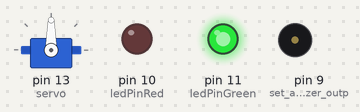
Recording of a sketch running on a simulated Arduino Uno, built with avr-gcc and run on an emulated ATmega328P. Shown: servo, output pins drawn as LEDs (lit = HIGH), buzzer (waves = sounding, pin HIGH).

Above: at 0.05 s.
At 1.95 s:
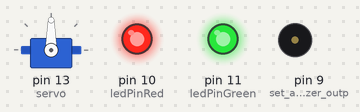
At 7.45 s:
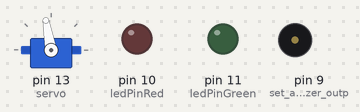
Timing chart, 0 to 9.8 s (numbered marks = the images above):
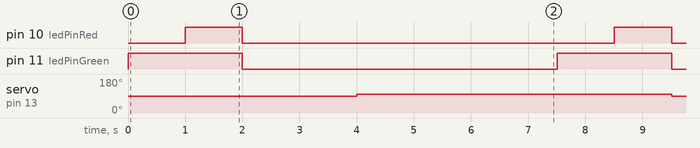

The sketch:

ProjectTest2.ino
```cpp
#include <Keypad.h>
#include <Password.h>
#include <Servo.h>
#include <Wire.h>

int i = 0;
int ledPinGreen = 11;
int ledPinRed = 10;

Servo servo;  // create servo object

const byte ROWS = 4; // Four rows
const byte COLS = 3; //  columns
// Define the Keymap
char keys[ROWS][COLS] = {
  {'1','2','3'},
  {'4','5','6'},
  {'7','8','9'},
  {'*','0','#'}
};

Password pin = Password( "1234" ); //Create the acceptable pin for the keypad
Password pin2 = Password( "4567" ); //Create the pin to lock the system

byte rowPins[ROWS] = { 2, 3, 4, 5 };// Connect keypad ROW0, ROW1, ROW2 and ROW3 to these Arduino pins
byte colPins[COLS] = { 6, 7, 8 }; // Connect keypad COL0, COL1 and COL2 to these Arduino pins

Keypad keypad = Keypad( makeKeymap(keys), rowPins, colPins, ROWS, COLS ); // Create the Keypad

void setup(){
  Serial.begin(9600); //Set baud rate to 9600 on the Arduino
  keypad.addEventListener(keypadEvent); //add an event listener for this keypad
  servo.attach(13); // attach the servo on any free digital pin
  pinMode(9, OUTPUT); // set a pin for buzzer output
//  pinMode(analogPin, INPUT);
  pinMode(ledPinGreen, OUTPUT);
  pinMode(ledPinRed, OUTPUT);
}

void loop(){
 // keypad.getKey();
  digitalWrite(ledPinGreen, HIGH);  delay(1000);
  digitalWrite(ledPinRed, HIGH);  delay(1000);

  digitalWrite(ledPinGreen, LOW);
  digitalWrite(ledPinRed, LOW);
  // here we might need an if OR statement for if they open the gate or have an invaild password
  up();
  delay(2000);
  down();
  delay(2000);
          buzz(4, 2500, 500); // buzz the buzzer on pin 4 at 2500Hz for 500 milliseconds
          delay(1000); // wait a bit between buzzes
  }


//take care of some special events
void keypadEvent(KeypadEvent eKey){
  switch (keypad.getState()){
    case PRESSED:
Serial.print("Pressed: ");
Serial.println(eKey);
switch (eKey){
 case '*': checkPassword(); break;
 case '#': pin.reset(); break;
 default: pin.append(eKey);
     }
  }
}

void checkPassword()
{
  if(i < 4)
  {
    if(pin.evaluate())
    {
      Serial.println("Success");
      up();
       }else{
         i++;
         Serial.println("Incorrect Pin, Press The # and Try Again");
         Serial.println(i);
         }
    if(pin.evaluate() != true && i == 3){
      Serial.println("You Have Entered The Wrong Pin To Many Times! The Cops Are Being Notified");
      buzz(4, 2500, 500); // buzz the buzzer on pin 4 at 2500Hz for 500 milliseconds
      delay(1000); // wait a bit between buzzes
    }
  }
}

void buzz(int targetPin, long frequency, long length) {
  long delayValue = 1000000/frequency/2; // calculate the delay value between transitions
  //// 1 second's worth of microseconds, divided by the frequency, then split in half since
  //// there are two phases to each cycle
  long numCycles = frequency * length/ 1000; // calculate the number of cycles for proper timing
  //// multiply frequency, which is really cycles per second, by the number of seconds to
  //// get the total number of cycles to produce
  for (long i=0; i < numCycles; i++){ // for the calculated length of time...
    digitalWrite(targetPin,HIGH); // write the buzzer pin high to push out the diaphram
    delayMicroseconds(delayValue); // wait for the calculated delay value
    digitalWrite(targetPin,LOW); // write the buzzer pin low to pull back the diaphram
    delayMicroseconds(delayValue); // wait againf or the calculated delay value
  }
}


void up()
{
  servo.write(90);
}

void down()
{
  servo.write(100);
}

void fullstop()
{
  servo.write(95);
}
```

Measured:
- by itself, pin 10 (ledPinRed): alternates HIGH for 1.0 s and LOW for 6.5 s
- by itself, pin 11 (ledPinGreen): alternates HIGH for 2.0 s and LOW for 5.5 s
- by itself, servo on pin 13 (servo): alternates 100° for 5.5 s and 90° for 2.0 s
